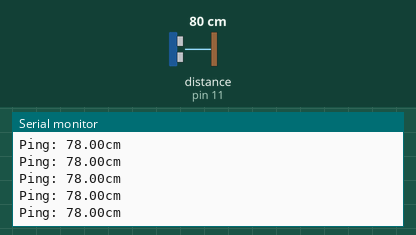
Recording of a sketch running on a simulated Arduino Uno, built with avr-gcc and run on an emulated ATmega328P. Parts: the last lines printed to the serial monitor. Wiring (inferred from the names in the program): ultrasonic range finder: trigger pin 12; echo pin 11. The test bench sets the inputs (shaded band); at power-on: distance to the obstacle (sensor on pin 11) 80 cm. The echo pulse lasts 58.3 µs per cm.

Above: at 1.2 s.
1.3 s: distance to the obstacle (sensor on pin 11) set to 2 cm
At 1.37 s:
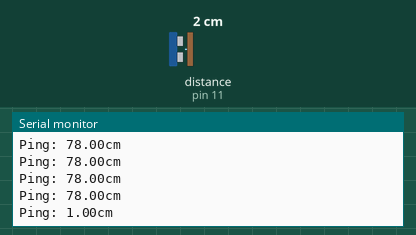
4.3 s: distance to the obstacle (sensor on pin 11) set to 4 cm
At 4.3 s:
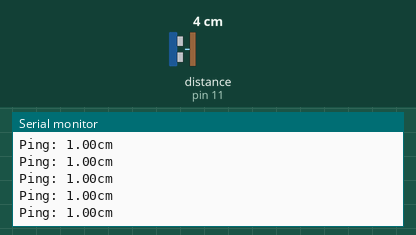
Timing chart, 0 to 7.3 s (numbered marks = the images above; inputs shaded):
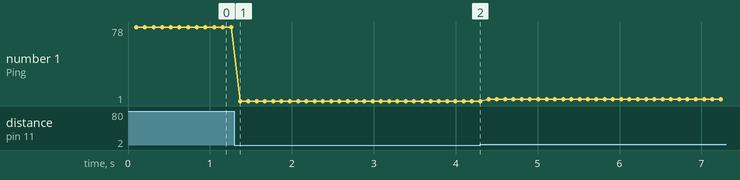

The sketch:

capteurHauteur.ino
```cpp
#define MAX_DISTANCE 200 // Maximum sensor distance is rated at 400-500cm.
// define the timeOut according to the maximum range. timeOut= 2*MAX_DISTANCE /100 /340 *1000000 = MAX_DISTANCE*58.8

uint8_t   trigPin = 12;
uint8_t   echoPin = 11;
float timeOut = MAX_DISTANCE * 60;

int soundVelocity = 340; // define sound speed=340m/s

void setup() {
  pinMode(trigPin,OUTPUT);// set trigPin to output mode
  pinMode(echoPin,INPUT); // set echoPin to input mode
  Serial.begin(9600);    // Open serial monitor at 9600 baud to see ping results.
}

void loop() {
  delay(100); // Wait 100ms between pings (about 20 pings/sec). 29ms should be the shortest delay between pings.
  Serial.print("Ping: ");
  Serial.print(getSonar()); // Send ping, get distance in cm and print result (0 = outside set distance range)
  Serial.println("cm");
}

float getSonar() {
  unsigned long pingTime;
  float distance;
  digitalWrite(trigPin, LOW);    // Set the trigger pin to low for 2uS
  delayMicroseconds(2);
  digitalWrite(trigPin, HIGH); // make trigPin output high level lasting for 10μs to triger HC_SR04,
  delayMicroseconds(10);
  digitalWrite(trigPin, LOW);
  pingTime = pulseIn(echoPin, HIGH, timeOut); // Wait HC-SR04 returning to the high level and measure out this waitting time
//  Serial.print("Pingtime: ");
//  Serial.println(pingTime);
  distance = pingTime * soundVelocity / 2 / 10000; // calculate the distance according to the time
//  Serial.print("Distance: ");
//  Serial.println(distance);
  return distance;
}
```

Measured:
- after the input at 1.3 s, the serial monitor: prints a new line after 0.07 s (image 1)
- plotted number 1: 78 → 1 after the input at 1.3 s, 1 → 3 after the input at 4.3 s
